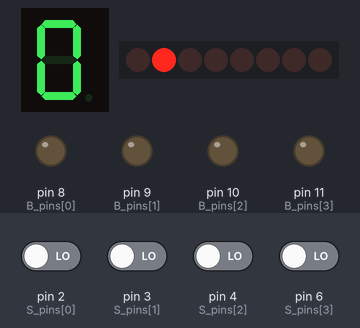
A sketch run on a simulated Arduino Uno, built with avr-gcc and run on an emulated ATmega328P. Parts: 1-digit seven-segment display, 8 shift-register outputs drawn as a row of LEDs (first output left, lit = HIGH), output pins drawn as LEDs (lit = HIGH). Wiring (inferred from the names in the program): shift register (74HC595): data pin 12; shift clock pin 13; latch pin 5; 1-digit 7-segment display, segments lit when HIGH: segments A0, A1, A2, A3, A4, A5, pin 7. Wiring (inferred from the signals the program sends): row of LEDs: on Q0, Q1, Q2, Q3, Q4, Q5, Q6, Q7. The inputs (shaded band) are chosen by the test bench; at power-on: pin 2 (S_pins[0]), pin 3 (S_pins[1]), pin 4 (S_pins[2]), pin 6 (S_pins[3]) LOW. The segment pins are drawn as the display they are named for; pins used as bus, display or sensor lines are not drawn.

Above: at 3.8 s.
3.9 s: pin 2 (S_pins[0]) driven HIGH
At 5.8 s:
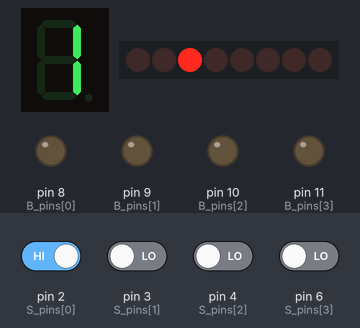
8.1 s: pin 3 (S_pins[1]) driven HIGH
At 10.8 s:
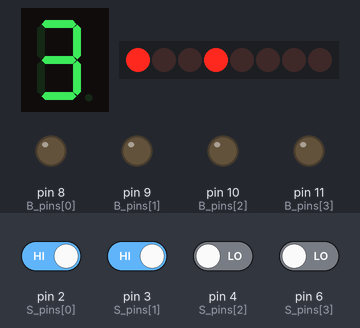
12.3 s: pin 4 (S_pins[2]) driven HIGH
At 14.8 s:
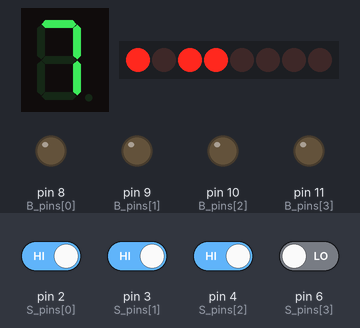
16.5 s: pin 6 (S_pins[3]) driven HIGH
At 18.8 s:
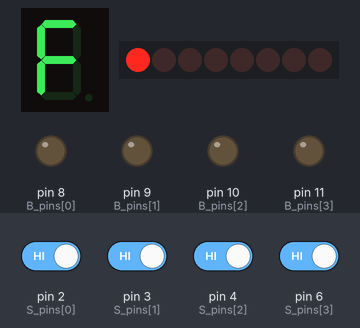
20.7 s: pin 2 (S_pins[0]) driven LOW
At 22.4 s:
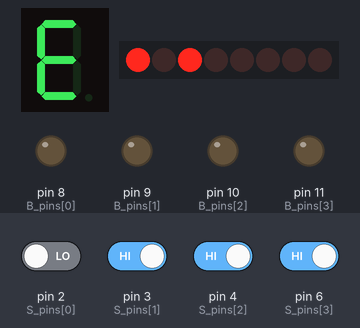
24.9 s: pin 3 (S_pins[1]) driven LOW
At 26.7 s:
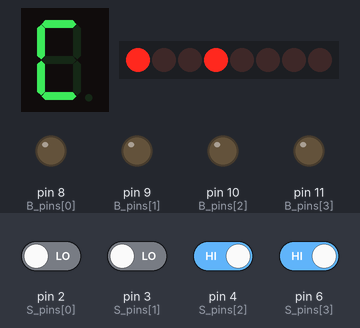
Timing chart, 0 to 33.5 s (numbered marks = the images above; inputs shaded):
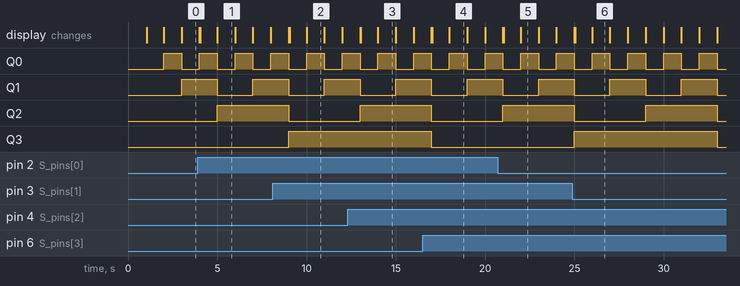

Measured:
- after the input at 16.5 s, the display: first differs from a run without the input after 0.55 s (image 4 shows a later state)
- after the input at 20.7 s, the display: first differs from a run without the input after 0.35 s (image 5 shows a later state)
- after the input at 24.9 s, the display: first differs from a run without the input after 0.15 s (image 6 shows a later state)
- what the display in image 1 shows lasts 1.0 s, from 5.0 s to 6.0 s

The sketch:

register-a-test-sweep.ino
```cpp
// ==========================================================
// ARDUINO ALU A-REGISTER RANGE CHECKER (0 -> F Test)
// ==========================================================

// -------- 74HC595 PINS (Driving 4-bit A Register: Q0–Q3) --------
const int DATA_PIN = 12; // SER / DS (Data Input)
const int LATCH_PIN = 5; // RCK / ST_CP (Latch Clock)
const int CLOCK_PIN = 13; // SCK / SH_CP (Shift Clock)

// -------- BIT OUTPUT PINS (Arduino Direct -> ALU B Register) --------
const int B_pins[4] = {8, 9, 10, 11}; // B0–B3 (Held at 0)

// -------- SUM INPUT PINS (ALU Relays -> Arduino) --------
const int S_pins[4] = {2, 3, 4, 6}; // S0–S3 (4-bit sum bus)

// -------- 7-SEGMENT OUTPUT PINS (Common Cathode) --------
const int segPins[7] = {A0, A1, A2, A3, A4, A5, 7};

// -------- STANDARD HEX MAP (Common Cathode) --------
const byte hexMap[16][7] = {
  {1,1,1,1,1,1,0}, // 0
  {0,1,1,0,0,0,0}, // 1
  {1,1,0,1,1,0,1}, // 2
  {1,1,1,1,0,0,1}, // 3
  {0,1,1,0,0,1,1}, // 4
  {1,0,1,1,0,1,1}, // 5
  {1,0,1,1,1,1,1}, // 6
  {1,1,1,0,0,0,0}, // 7
  {1,1,1,1,1,1,1}, // 8
  {1,1,1,1,0,1,1}, // 9
  {1,1,1,0,1,1,1}, // A
  {0,0,1,1,1,1,1}, // b
  {1,0,0,1,1,1,0}, // C
  {0,1,1,1,1,0,1}, // d
  {1,0,0,1,1,1,1}, // E
  {1,0,0,0,1,1,1} // F
};

// -------- TIMING CONTROL --------
const unsigned long stepDelay = 1000; // 1 second per step
const unsigned long settleDelay = 50; // 50ms relay bounce settling time

// -------- TEST STATE --------
unsigned long lastStepTime = 0;
uint8_t test_A_value = 0; // Steps from 0 to 15

// Helper function to shift out 4 bits to A Register
void updateARegister(uint8_t value) {
  digitalWrite(LATCH_PIN, LOW);
  shiftOut(DATA_PIN, CLOCK_PIN, MSBFIRST, value & 0x0F);
  digitalWrite(LATCH_PIN, HIGH);
}

// ==========================================================
// SETUP
// ==========================================================
void setup() {

  // Configure Shift Register Control Pins
  pinMode(DATA_PIN, OUTPUT);
  pinMode(LATCH_PIN, OUTPUT);
  pinMode(CLOCK_PIN, OUTPUT);

  // Configure ALU B output register pins
  for (int i = 0; i < 4; i++) {
    pinMode(B_pins[i], OUTPUT);
    digitalWrite(B_pins[i], LOW); // Lock B Register permanently at 0
  }

  // Configure ALU input bus
  for (int i = 0; i < 4; i++) {
    pinMode(S_pins[i], INPUT);
  }

  // Configure 7-segment display outputs
  for (int i = 0; i < 7; i++) {
    pinMode(segPins[i], OUTPUT);
  }
}

// ==========================================================
// LOOP
// ==========================================================
void loop() {

  unsigned long currentTime = millis();

  if (currentTime - lastStepTime >= stepDelay) {
    lastStepTime = currentTime;

    // --------------------------------------------------
    // 1. Force B=0 and output current test value to A
    // --------------------------------------------------
    for (int i = 0; i < 4; i++) {
      digitalWrite(B_pins[i], LOW); // Always 0
    }

    updateARegister(test_A_value);

    // --------------------------------------------------
    // 2. Relay Settle Time (Wait for contacts to settle)
    // --------------------------------------------------
    delay(settleDelay);

    // --------------------------------------------------
    // 3. Read REAL ALU Sum Bus from Relay Contacts
    // --------------------------------------------------
    uint8_t sum = 0;
    for (int i = 0; i < 4; i++) {
      sum |= (digitalRead(S_pins[i]) << i);
    }

    // --------------------------------------------------
    // 4. Update 7-Segment Display with Sum Readout
    // --------------------------------------------------
    for (int i = 0; i < 7; i++) {
      digitalWrite(segPins[i], hexMap[sum & 0x0F][i]);
    }

    // --------------------------------------------------
    // 5. Step A from 0 -> 15 then roll over back to 0
    // --------------------------------------------------
    test_A_value = (test_A_value + 1) % 16;
  }
}
```
